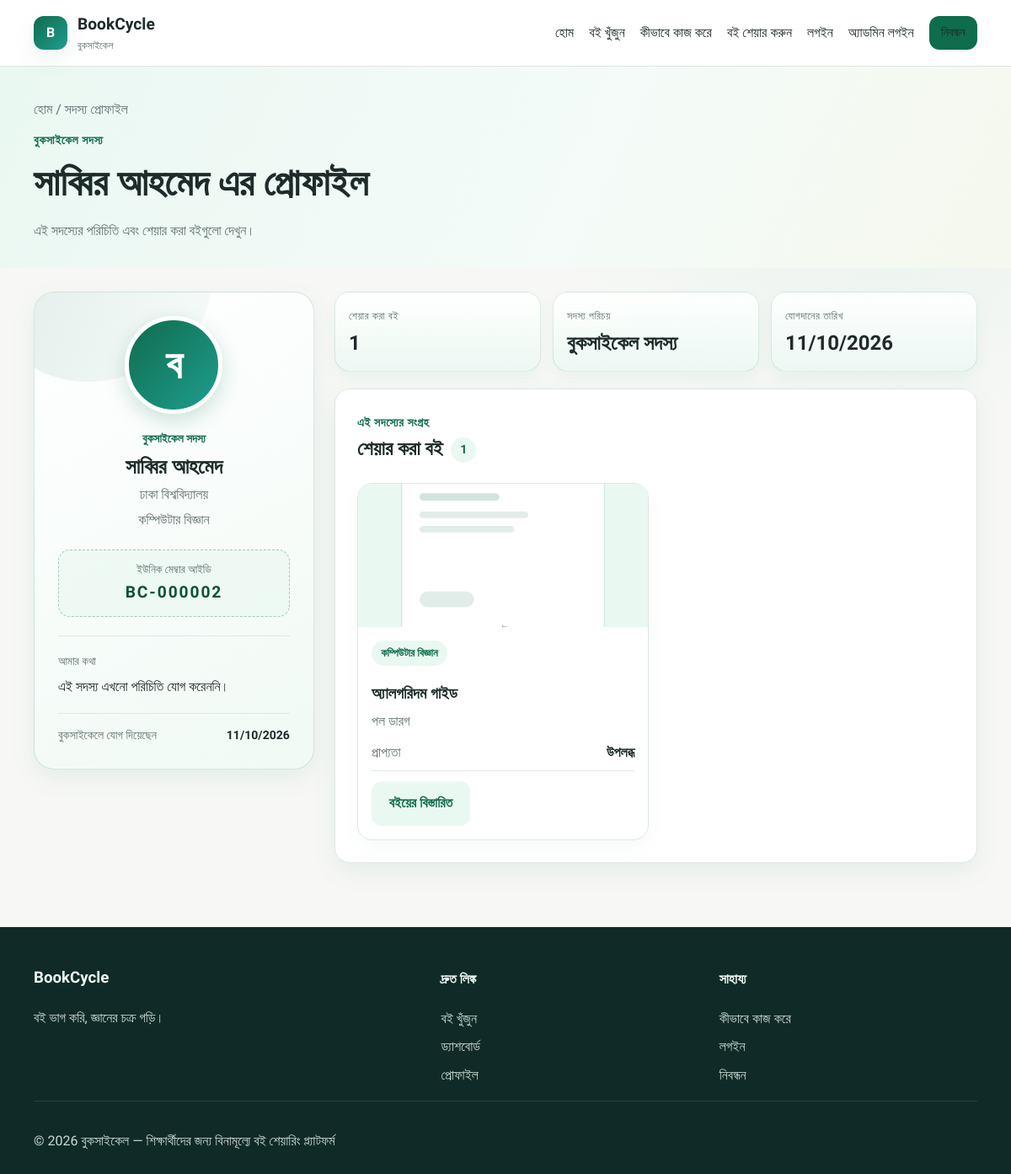
Screenshot of /profile.php?id=2 with the database file from the repository.
### tables this page shows
CREATE TABLE users (
    id INT NOT NULL AUTO_INCREMENT,
    name VARCHAR(100) NOT NULL,
    email VARCHAR(150) NOT NULL,
    password_hash VARCHAR(255) NOT NULL,
    university VARCHAR(150) DEFAULT NULL,
    department VARCHAR(150) DEFAULT NULL,
    bio TEXT DEFAULT NULL,
    profile_image VARCHAR(255) DEFAULT NULL,
    contact_pref ENUM('email','phone','both','none') DEFAULT 'email',
    role ENUM('student','admin') NOT NULL DEFAULT 'student',
    is_active TINYINT(1) NOT NULL DEFAULT 1,
    failed_login_attempts INT NOT NULL DEFAULT 0,
    locked_until DATETIME DEFAULT NULL,
    last_login DATETIME DEFAULT NULL,
    created_at DATETIME NOT NULL DEFAULT CURRENT_TIMESTAMP,
    updated_at DATETIME NOT NULL DEFAULT CURRENT_TIMESTAMP ON UPDATE CURRENT_TIMESTAMP,
    PRIMARY KEY (id),
    UNIQUE KEY uq_users_email (email),
    KEY idx_users_role (role),
    KEY idx_users_active (is_active)
);

CREATE TABLE books (
    id INT NOT NULL AUTO_INCREMENT,
    owner_id INT NOT NULL,
    title VARCHAR(200) NOT NULL,
    author VARCHAR(150) NOT NULL,
    isbn VARCHAR(32) DEFAULT NULL,
    category VARCHAR(100) NOT NULL,
    description TEXT DEFAULT NULL,
    condition_status ENUM('new','almost_new','good','usable') NOT NULL DEFAULT 'good',
    cover_image VARCHAR(255) DEFAULT NULL,
    university VARCHAR(150) DEFAULT NULL,
    pickup_instructions TEXT DEFAULT NULL,
    availability_status ENUM('available','reserved','borrowed','inactive') NOT NULL DEFAULT 'available',
    is_active TINYINT(1) NOT NULL DEFAULT 1,
    created_at DATETIME NOT NULL DEFAULT CURRENT_TIMESTAMP,
    updated_at DATETIME NOT NULL DEFAULT CURRENT_TIMESTAMP ON UPDATE CURRENT_TIMESTAMP,
    PRIMARY KEY (id),
    KEY idx_books_owner (owner_id),
    KEY idx_books_status (availability_status),
    KEY idx_books_active (is_active),
    CONSTRAINT fk_books_owner FOREIGN KEY (owner_id) REFERENCES users(id) ON DELETE CASCADE
);

### includes/functions.php (called while the page is built, shortened)
<?php
function e(mixed $value): string
{
    return htmlspecialchars((string) $value, ENT_QUOTES, 'UTF-8');
}
function currentUser(): ?array
{
    if (empty($_SESSION['user_id'])) {
        return null;
    }
    $pdo = getDb();
    $stmt = $pdo->prepare('SELECT * FROM users WHERE id = :id AND is_active = 1 LIMIT 1');
    $stmt->execute([':id' => (int) $_SESSION['user_id']]);
    $user = $stmt->fetch();
    return $user ?: null;
}
function userDisplayName(?array $user): string
{
    return trim((string) ($user['name'] ?? '')) !== '' ? (string) $user['name'] : 'ব্যবহারকারী';
}
function formatDate(string $date, string $fallback = 'নেই'): string
{
    $timestamp = strtotime($date);
    return date('d/m/Y', $timestamp);
}
function bookAvailabilityLabel(string $value): string
{
    $labels = [
        'available' => 'উপলব্ধ',
        'reserved' => 'সংরক্ষিত',
        'borrowed' => 'ধার দেওয়া হয়েছে',
        'inactive' => 'নিষ্ক্রিয়',
    ];
    return $labels[$value] ?? ucfirst($value);
}

### config/database.php (called while the page is built, shortened)
<?php
function getDb(): PDO
{
    static $pdo = null;
    if ($pdo instanceof PDO) {
        return $pdo;
    }
    $dsn = 'mysql:host=' . DB_HOST . ';dbname=' . DB_NAME . ';charset=' . DB_CHARSET;
    $pdo = new PDO(
        $dsn,
        DB_USER,
        DB_PASS,
        [
            PDO::ATTR_ERRMODE => PDO::ERRMODE_EXCEPTION,
            PDO::ATTR_DEFAULT_FETCH_MODE => PDO::FETCH_ASSOC,
            PDO::ATTR_EMULATE_PREPARES => false,
            PDO::MYSQL_ATTR_INIT_COMMAND => 'SET NAMES utf8mb4 COLLATE utf8mb4_unicode_ci',
        ]
    );
    return $pdo;
}

### profile.php (the view, shortened to what this page needs)
<?php
$currentUser = currentUser();
$requestedUserId = filter_input(INPUT_GET, 'id', FILTER_VALIDATE_INT);
$profileUserId = $requestedUserId ?: (int) ($currentUser['id'] ?? 0);
$isOwnProfile = $currentUser && (int) $currentUser['id'] === $profileUserId;
$isPublicProfile = !$isOwnProfile;
if ($isOwnProfile) {
    $profileUser = $currentUser;
} else {
    $profileQuery = getDb()->prepare('SELECT id, name, university, department, bio, profile_image, created_at FROM users WHERE id = :id AND is_active = 1 LIMIT 1');
    $profileQuery->execute([':id' => $profileUserId]);
    $profileUser = $profileQuery->fetch();
}
    ?>
    <?php
$profileImage = trim((string) ($profileUser['profile_image'] ?? ''));
$bookCountQuery = getDb()->prepare('SELECT COUNT(*) FROM books WHERE owner_id = :owner_id AND is_active = 1');
$bookCountQuery->execute([':owner_id' => $profileUserId]);
$profileBookCount = (int) $bookCountQuery->fetchColumn();
$publicBooks = [];
if ($isPublicProfile) {
    $booksQuery = getDb()->prepare('SELECT id, title, author, category, cover_image, condition_status, availability_status FROM books WHERE owner_id = :owner_id AND is_active = 1 ORDER BY created_at DESC');
    $booksQuery->execute([':owner_id' => $profileUserId]);
    $publicBooks = $booksQuery->fetchAll();
}
require_once __DIR__ . '/includes/header.php';
?>
<main class="profile-page">
    <section class="page-head profile-page-head">
        <div class="container">
            <div class="breadcrumbs">হোম / <?= $isPublicProfile ? 'সদস্য প্রোফাইল' : 'আমার প্রোফাইল' ?></div>
            <p class="profile-eyebrow"><?= $isPublicProfile ? 'বুকসাইকেল সদস্য' : 'আপনার বুকসাইকেল পরিচয়' ?></p>
            <h1><?= $isPublicProfile ? e(userDisplayName($profileUser)) . ' এর প্রোফাইল' : 'আমার প্রোফাইল' ?></h1>
            <p class="profile-intro"><?= $isPublicProfile ? 'এই সদস্যের পরিচিতি এবং শেয়ার করা বইগুলো দেখুন।' : 'আপনার পরিচয়কে নিজের মতো সাজান, আর বই ভাগাভাগির গল্প এগিয়ে নিন।' ?></p>
        </div>
    </section>
    <section class="section">
        <div class="container profile-layout">
            <?php if ($isPublicProfile): ?>
                <aside class="profile-card">
                    <div class="profile-card-pattern" aria-hidden="true"></div>
                    <div class="profile-avatar-wrap">
                        <span class="profile-avatar-fallback" id="public-profile-avatar-fallback" <?= $profileImage !== '' ? 'hidden' : '' ?>>ব</span>
                    </div>
                    <span class="profile-card-label">বুকসাইকেল সদস্য</span>
                    <h2 class="profile-card-name"><?= e(userDisplayName($profileUser)) ?></h2>
                    <p class="profile-card-school"><?= e(trim((string) ($profileUser['university'] ?? '')) ?: 'বিশ্ববিদ্যালয়ের তথ্য যোগ করা হয়নি') ?></p>
                    <?php if (trim((string) ($profileUser['department'] ?? '')) !== ''): ?>
                        <p class="profile-card-department"><?= e($profileUser['department']) ?></p>
                    <?php endif; ?>
                    <div class="profile-member-id">
                        <span>ইউনিক মেম্বার আইডি</span>
                        <strong>BC-<?= e(str_pad((string) $profileUser['id'], 6, '0', STR_PAD_LEFT)) ?></strong>
                    </div>
                    <div class="profile-card-bio">
                        <span>আমার কথা</span>
                        <p><?= e(trim((string) ($profileUser['bio'] ?? '')) ?: 'এই সদস্য এখনো পরিচিতি যোগ করেননি।') ?></p>
                    </div>
                    <p class="profile-member-since">
                        বুকসাইকেলে যোগ দিয়েছেন
                        <strong><?= e(formatDate((string) ($profileUser['created_at'] ?? ''), 'তারিখ নেই')) ?></strong>
                    </p>
                </aside>
                <div class="profile-settings">
                    <div class="profile-stat-grid" aria-label="Profile summary">
                        <div class="profile-stat-card">
                            <span>শেয়ার করা বই</span>
                            <strong><?= $profileBookCount ?></strong>
                        </div>
                        <div class="profile-stat-card">
                            <span>সদস্য পরিচয়</span>
                            <strong>বুকসাইকেল সদস্য</strong>
                        </div>
                        <div class="profile-stat-card">
                            <span>যোগদানের তারিখ</span>
                            <strong><?= e(formatDate((string) ($profileUser['created_at'] ?? ''), 'তারিখ নেই')) ?></strong>
                        </div>
                    </div>
                    <section class="panel profile-settings-card">
                        <div class="profile-section-heading">
                            <div>
                                <span class="profile-section-kicker">এই সদস্যের সংগ্রহ</span>
                                <h2>শেয়ার করা বই <span class="profile-book-count"><?= $profileBookCount ?></span></h2>
                            </div>
                        </div>
                        <?php if (empty($publicBooks)): ?>
                            <div class="empty-state">এই সদস্য এখনো কোনো বই শেয়ার করেননি।</div>
                        <?php else: ?>
                            <div class="grid cards-2 profile-books">
                                <?php foreach ($publicBooks as $book): ?>
                                    <?php
                                    $coverImage = trim((string) ($book['cover_image'] ?? ''));
                                    $coverImageUrl = APP_BASE_URL . ($coverImage !== '' ? ltrim($coverImage, '/') : 'assets/images/default-book.svg');
                                    ?>
                                    <article class="card">
                                        <img class="card-image" src="<?= e($coverImageUrl) ?>" alt="<?= e($book['title']) ?>" data-fallback="<?= e(APP_BASE_URL . 'assets/images/default-book.svg') ?>" onerror="this.onerror=null;this.src=this.dataset.fallback">
                                        <div class="card-body">
                                            <span class="pill"><?= e($book['category']) ?></span>
                                            <h3><?= e($book['title']) ?></h3>
                                            <p><?= e($book['author']) ?></p>
                                            <div class="meta-item">
                                                <span>প্রাপ্যতা</span>
                                                <strong><?= e(bookAvailabilityLabel((string) $book['availability_status'])) ?></strong>
                                            </div>
                                            <a class="btn btn-secondary" href="<?= e(APP_BASE_URL . 'book-details.php?id=' . (int) $book['id']) ?>">বইয়ের বিস্তারিত</a>
                                        </div>
                                    </article>
                                <?php endforeach; ?>
                            </div>
                        <?php endif; ?>
                    </section>
                </div>
            <?php endif; ?>
        </div>
    </section>
</main>
<?php require_once __DIR__ . '/includes/footer.php'; ?>

### rows the page displays
users: name "সাব্বির আহমেদ", university "ঢাকা বিশ্ববিদ্যালয়", department "কম্পিউটার বিজ্ঞান", id "000002", bio "এই সদস্য এখনো পরিচিতি যোগ করেননি।", created_at "11/10/2026"
books: category "কম্পিউটার বিজ্ঞান", title "অ্যালগরিদম গাইড", author "পল ডারগ", availability_status "উপলব্ধ"

### other values shown
$item['label'] "হোম"
$item['label'] "বই খুঁজুন"
$item['label'] "কীভাবে কাজ করে"
$item['label'] "বই শেয়ার করুন"
$profileBookCount "1"
